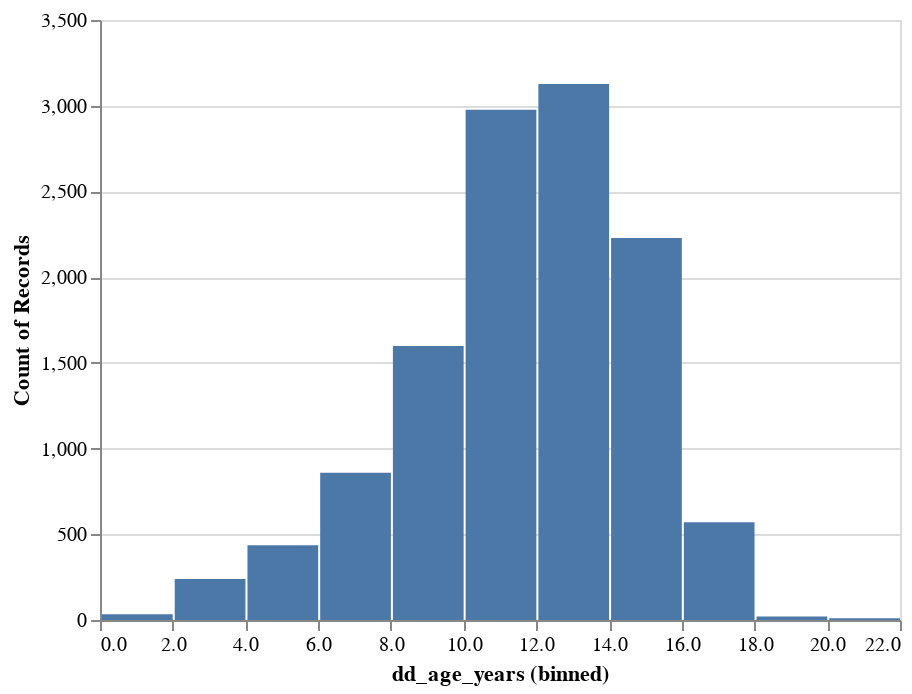

The notebook cell saved with this chart:
### Markdown cell above
# Exploratory Data Analysis: Age Distribution

### Code cell
age_df = merged_df_fin[['oc_primary_residence_state', 'dd_age_years']]

source = age_df

alt.Chart(source).mark_bar().encode(
    alt.X("dd_age_years:Q", bin=True),
    y='count()',
)

### Figure 1 — Vega-Lite specification as saved in the notebook (floating-point values rounded to 4 significant figures; data arrays with more than 128 entries replaced by an {"elided": "..."} marker saying what was removed)
{"config": {"view": {"continuousWidth": 400, "continuousHeight": 300}}, "data": {"name": "data-f5af7758fa8765762da165d435c9b0b0"}, "mark": "bar", "encoding": {"x": {"bin": true, "field": "dd_age_years", "type": "quantitative"}, "y": {"aggregate": "count", "type": "quantitative"}}, "$schema": "https://vega.github.io/schema/vega-lite/v4.17.0.json", "datasets": {"data-f5af7758fa8765762da165d435c9b0b0": {"elided": "12098 records"}}}
